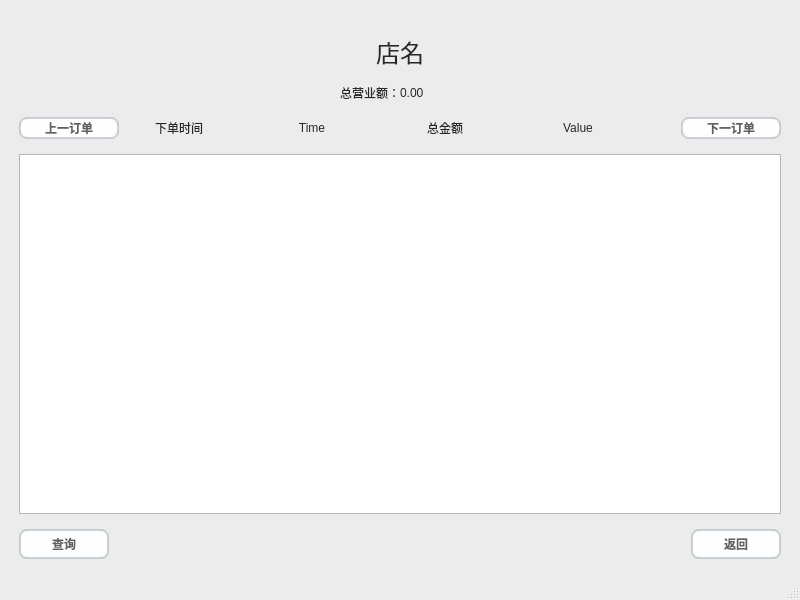
<?xml version="1.0" encoding="UTF-8"?>
<ui version="4.0">
 <class>OrderInfoAdmin</class>
 <widget class="QMainWindow" name="OrderInfoAdmin">
  <property name="geometry">
   <rect>
    <x>0</x>
    <y>0</y>
    <width>800</width>
    <height>600</height>
   </rect>
  </property>
  <property name="windowTitle">
   <string>MainWindow</string>
  </property>
  <property name="styleSheet">
   <string notr="true">/*
 * MacOS Style Sheet for QT Applications
 * Author: Jaime A. Quiroga P.
 * Company: GTRONICK
 * Last updated: 25/12/2020, 23:10.
 * Available at: https://github.com/GTRONICK/QSS/blob/master/MacOS.qss
 */
QMainWindow {
    background-color:#ececec;
}
QPushButton, QToolButton, QCommandLinkButton{
    padding: 0 5px 0 5px;
    border-style: solid;
    border-top-color: qlineargradient(spread:pad, x1:0, y1:0, x2:0, y2:1, stop:0 #c1c9cf, stop:1 #d2d8dd);
    border-right-color: qlineargradient(spread:pad, x1:1, y1:0, x2:0, y2:0, stop:0 #c1c9cf, stop:1 #d2d8dd);
    border-bottom-color: qlineargradient(spread:pad, x1:0, y1:1, x2:0, y2:0, stop:0 #c1c9cf, stop:1 #d2d8dd);
    border-left-color: qlineargradient(spread:pad, x1:0, y1:0, x2:1, y2:0, stop:0 #c1c9cf, stop:1 #d2d8dd);
    border-width: 2px;
    border-radius: 8px;
    color: #616161;
    font-weight: bold;
    background-color: qlineargradient(spread:pad, x1:0.5, y1:0, x2:0.5, y2:1, stop:0 #fbfdfd, stop:0.5 #ffffff, stop:1 #fbfdfd);
}
QPushButton::default, QToolButton::default, QCommandLinkButton::default{
    border: 2px solid transparent;
    color: #FFFFFF;
    background-color: qlineargradient(spread:pad, x1:0.5, y1:0, x2:0.5, y2:1, stop:0 #84afe5, stop:1 #1168e4);
}
QPushButton:hover, QToolButton:hover, QCommandLinkButton:hover{
    color: #3d3d3d;
}
QPushButton:pressed, QToolButton:pressed, QCommandLinkButton:pressed{
    color: #aeaeae;
    background-color: qlineargradient(spread:pad, x1:0.5, y1:0, x2:0.5, y2:1, stop:0 #ffffff, stop:0.5 #fbfdfd, stop:1 #ffffff);
}
QPushButton:disabled, QToolButton:disabled, QCommandLinkButton:disabled{
    color: #616161;
    background-color: qlineargradient(spread:pad, x1:0.5, y1:0, x2:0.5, y2:1, stop:0 #dce7eb, stop:0.5 #e0e8eb, stop:1 #dee7ec);
}
QLineEdit, QTextEdit, QPlainTextEdit, QSpinBox, QDoubleSpinBox, QTimeEdit, QDateEdit, QDateTimeEdit {
    border-width: 2px;
    border-radius: 8px;
    border-style: solid;
    border-top-color: qlineargradient(spread:pad, x1:0.5, y1:1, x2:0.5, y2:0, stop:0 #c1c9cf, stop:1 #d2d8dd);
    border-right-color: qlineargradient(spread:pad, x1:0, y1:0, x2:1, y2:0, stop:0 #c1c9cf, stop:1 #d2d8dd);
    border-bottom-color: qlineargradient(spread:pad, x1:0.5, y1:0, x2:0.5, y2:1, stop:0 #c1c9cf, stop:1 #d2d8dd);
    border-left-color: qlineargradient(spread:pad, x1:1, y1:0, x2:0, y2:0, stop:0 #c1c9cf, stop:1 #d2d8dd);
    background-color: #f4f4f4;
    color: #3d3d3d;
}
QLineEdit:focus, QTextEdit:focus, QPlainTextEdit:focus, QSpinBox:focus, QDoubleSpinBox:focus, QTimeEdit:focus, QDateEdit:focus, QDateTimeEdit:focus {
    border-width: 2px;
    border-radius: 8px;
    border-style: solid;
    border-top-color: qlineargradient(spread:pad, x1:0.5, y1:1, x2:0.5, y2:0, stop:0 #85b7e3, stop:1 #9ec1db);
    border-right-color: qlineargradient(spread:pad, x1:0, y1:0, x2:1, y2:0, stop:0 #85b7e3, stop:1 #9ec1db);
    border-bottom-color: qlineargradient(spread:pad, x1:0.5, y1:0, x2:0.5, y2:1, stop:0 #85b7e3, stop:1 #9ec1db);
    border-left-color: qlineargradient(spread:pad, x1:1, y1:0, x2:0, y2:0, stop:0 #85b7e3, stop:1 #9ec1db);
    background-color: #f4f4f4;
    color: #3d3d3d;
}
QLineEdit:disabled, QTextEdit:disabled, QPlainTextEdit:disabled, QSpinBox:disabled, QDoubleSpinBox:disabled, QTimeEdit:disabled, QDateEdit:disabled, QDateTimeEdit:disabled {
    color: #b9b9b9;
}
QSpinBox::up-button, QDoubleSpinBox::up-button, QTimeEdit::up-button, QDateEdit::up-button, QDateTimeEdit::up-button {
    subcontrol-origin: padding;
    subcontrol-position: top right;
    width: 15px;
    color: #272727;
    border-left-width: 1px;
    border-left-color: darkgray;
    border-left-style: solid;
    border-top-right-radius: 3px;
    padding: 3px;
}
QSpinBox::down-button, QDoubleSpinBox::down-button, QTimeEdit::down-button, QDateEdit::down-button, QDateTimeEdit::down-button {
    subcontrol-origin: padding;
    subcontrol-position: bottom right;
    width: 15px;
    color: #272727;
    border-left-width: 1px;
    border-left-color: darkgray;
    border-left-style: solid;
    border-bottom-right-radius: 3px;
    padding: 3px;
}
QSpinBox::up-button:pressed, QDoubleSpinBox::up-button:pressed, QTimeEdit::up-button:pressed, QDateEdit::up-button:pressed, QDateTimeEdit::up-button:pressed {
    color: #aeaeae;
    background-color: qlineargradient(spread:pad, x1:0.5, y1:0, x2:0.5, y2:1, stop:0 #ffffff, stop:0.5 #fbfdfd, stop:1 #ffffff);
}
QSpinBox::down-button:pressed, QDoubleSpinBox::down-button:pressed, QTimeEdit::down-button:pressed, QDateEdit::down-button:pressed, QDateTimeEdit::down-button:pressed {
    color: #aeaeae;
    background-color: qlineargradient(spread:pad, x1:0.5, y1:0, x2:0.5, y2:1, stop:0 #ffffff, stop:0.5 #fbfdfd, stop:1 #ffffff);
}
QSpinBox::up-button:hover, QDoubleSpinBox::up-button:hover, QTimeEdit::up-button:hover, QDateEdit::up-button:hover, QDateTimeEdit::up-button:hover {
    color: #FFFFFF;
    border-top-right-radius: 5px;
    background-color: qlineargradient(spread:pad, x1:0.5, y1:0, x2:0.5, y2:1, stop:0 #84afe5, stop:1 #1168e4);
    
}
QSpinBox::down-button:hover, QDoubleSpinBox::down-button:hover, QTimeEdit::down-button:hover, QDateEdit::down-button:hover, QDateTimeEdit::down-button:hover {
    color: #FFFFFF;
    border-bottom-right-radius: 5px;
    background-color: qlineargradient(spread:pad, x1:0.5, y1:0, x2:0.5, y2:1, stop:0 #84afe5, stop:1 #1168e4);
}
QSpinBox::up-arrow, QDoubleSpinBox::up-arrow, QTimeEdit::up-arrow, QDateEdit::up-arrow, QDateTimeEdit::up-arrow {
    image: url(/usr/share/icons/Adwaita/16x16/actions/go-up-symbolic.symbolic.png);
}
QSpinBox::down-arrow, QDoubleSpinBox::down-arrow, QTimeEdit::down-arrow, QDateEdit::down-arrow, QDateTimeEdit::down-arrow {
    image: url(/usr/share/icons/Adwaita/16x16/actions/go-down-symbolic.symbolic.png);
}
QProgressBar {
    max-height: 8px;
    text-align: center;
    font: italic bold 11px;
    color: #3d3d3d;
    border: 1px solid transparent;
    border-radius:4px;
    background-color: qlineargradient(spread:pad, x1:0, y1:0, x2:0, y2:1, stop:0 #ddd5d5, stop:0.5 #dad3d3, stop:1 #ddd5d5);
}
QProgressBar::chunk {
    background-color: qlineargradient(spread:pad, x1:0, y1:0, x2:0, y2:1, stop:0 #467dd1, stop:0.5 #3b88fc, stop:1 #467dd1);
    border-radius: 4px;
}
QProgressBar:disabled {
    color: #616161;
}
QProgressBar::chunk:disabled {
    background-color: #aeaeae;
}
QSlider::groove {
    border: 1px solid #bbbbbb;
    background-color: #52595d;
    border-radius: 4px;
}
QSlider::groove:horizontal {
    height: 6px;
}
QSlider::groove:vertical {
    width: 6px;
}
QSlider::handle:horizontal {
    background: #ffffff;
    border-style: solid;
    border-width: 1px;
    border-color: rgb(207,207,207);
    width: 12px;
    margin: -5px 0;
    border-radius: 7px;
}
QSlider::handle:vertical {
    background: #ffffff;
    border-style: solid;
    border-width: 1px;
    border-color: rgb(207,207,207);
    height: 12px;
    margin: 0 -5px;
    border-radius: 7px;
}
QSlider::add-page, QSlider::sub-page {
    border: 1px transparent;
    background-color: #52595d;
    border-radius: 4px;
}
QSlider::add-page:horizontal {
    background: qlineargradient(spread:pad, x1:0, y1:0, x2:0, y2:1, stop:0 #ddd5d5, stop:0.5 #dad3d3, stop:1 #ddd5d5);
}
QSlider::sub-page:horizontal {
    background-color: qlineargradient(spread:pad, x1:0, y1:0, x2:1, y2:0, stop:0 #467dd1, stop:0.5 #3b88fc, stop:1 #467dd1);
}
QSlider::add-page:vertical {
    background-color: qlineargradient(spread:pad, x1:0, y1:0, x2:0, y2:1, stop:0 #467dd1, stop:0.5 #3b88fc, stop:1 #467dd1);
}
QSlider::sub-page:vertical {
    background: qlineargradient(spread:pad, x1:0, y1:0, x2:1, y2:0, stop:0 #ddd5d5, stop:0.5 #dad3d3, stop:1 #ddd5d5);
}
QSlider::add-page:horizontal:disabled, QSlider::sub-page:horizontal:disabled, QSlider::add-page:vertical:disabled, QSlider::sub-page:vertical:disabled {
    background: #b9b9b9;
}
QComboBox, QFontComboBox {
    border-width: 2px;
    border-radius: 8px;
    border-style: solid;
    border-top-color: qlineargradient(spread:pad, x1:0.5, y1:1, x2:0.5, y2:0, stop:0 #c1c9cf, stop:1 #d2d8dd);
    border-right-color: qlineargradient(spread:pad, x1:0, y1:0, x2:1, y2:0, stop:0 #c1c9cf, stop:1 #d2d8dd);
    border-bottom-color: qlineargradient(spread:pad, x1:0.5, y1:0, x2:0.5, y2:1, stop:0 #c1c9cf, stop:1 #d2d8dd);
    border-left-color: qlineargradient(spread:pad, x1:1, y1:0, x2:0, y2:0, stop:0 #c1c9cf, stop:1 #d2d8dd);
    background-color: #f4f4f4;
    color: #272727;
    padding-left: 5px;
}
QComboBox:editable, QComboBox:!editable, QComboBox::drop-down:editable, QComboBox:!editable:on, QComboBox::drop-down:editable:on {
    background: #ffffff;
}
QComboBox::drop-down {
    subcontrol-origin: padding;
    subcontrol-position: top right;
    width: 15px;
    color: #272727;
    border-left-width: 1px;
    border-left-color: darkgray;
    border-left-style: solid;
    border-top-right-radius: 3px;
    border-bottom-right-radius: 3px;
}
QComboBox::down-arrow {
    image: url(/usr/share/icons/Adwaita/16x16/actions/go-down-symbolic.symbolic.png); /*Adawaita icon thene*/
}

QComboBox::down-arrow:on {
    top: 1px;
    left: 1px;
}
QComboBox QAbstractItemView {
    border: 1px solid darkgray;
    border-radius: 8px;
    selection-background-color: #dadada;
    selection-color: #272727;
    color: #272727;
    background: white;
}
QLabel, QCheckBox, QRadioButton {
    color: #272727;
}
QCheckBox {
    padding: 2px;
}
QCheckBox:disabled, QRadioButton:disabled {
    color: #808086;
    padding: 2px;
}

QCheckBox:hover {
    border-radius:4px;
    border-style:solid;
    padding-left: 1px;
    padding-right: 1px;
    padding-bottom: 1px;
    padding-top: 1px;
    border-width:1px;
    border-color: transparent;
}
QCheckBox::indicator:checked {
    image: url(/usr/share/icons/Adwaita/16x16/actions/object-select-symbolic.symbolic.png);
    height: 15px;
    width: 15px;
    border-style:solid;
    border-width: 1px;
    border-color: #48a5fd;
    color: #ffffff;
    border-radius: 3px;
    background-color: qlineargradient(spread:pad, x1:0, y1:0, x2:0, y2:1, stop:0 #48a5fd, stop:0.5 #329cfb, stop:1 #48a5fd);
}
QCheckBox::indicator:unchecked {
    
    height: 15px;
    width: 15px;
    border-style:solid;
    border-width: 1px;
    border-color: #48a5fd;
    border-radius: 3px;
    background-color: #fbfdfa;
}
QLCDNumber {
    color: #616161;;
}
QMenuBar {
    background-color: #ececec;
}
QMenuBar::item {
    color: #616161;
    spacing: 3px;
    padding: 1px 4px;
    background-color: #ececec;
}

QMenuBar::item:selected {
    background-color: #dadada;
    color: #3d3d3d;
}
QMenu {
    background-color: #ececec;
}
QMenu::item:selected {
    background-color: #dadada;
    color: #3d3d3d;
}
QMenu::item {
    color: #616161;;
    background-color: #e0e0e0;
}
QTabWidget {
    color:rgb(0,0,0);
    background-color:#000000;
}
QTabWidget::pane {
    border-color: #050a0e;
    background-color: #e0e0e0;
    border-width: 1px;
    border-radius: 4px;
    position: absolute;
    top: -0.5em;
    padding-top: 0.5em;
}

QTabWidget::tab-bar {
    alignment: center;
}

QTabBar::tab {
    border-bottom: 1px solid #c0c0c0;
    padding: 3px;
    color: #272727;
    background-color: #fefefc;
    margin-left:0px;
}
QTabBar::tab:!last {
    border-right: 1px solid;
    border-right-color: #c0c0c0;
    border-bottom-color: #c0c0c0;
}
QTabBar::tab:first {
    border-top-left-radius: 4px;
    border-bottom-left-radius: 4px;
}
QTabBar::tab:last {
    border-top-right-radius: 4px;
    border-bottom-right-radius: 4px;
}
QTabBar::tab:selected, QTabBar::tab:last:selected, QTabBar::tab:hover {
    color: #FFFFFF;
    background-color: qlineargradient(spread:pad, x1:0.5, y1:0, x2:0.5, y2:1, stop:0 #84afe5, stop:1 #1168e4);
}
QRadioButton::indicator {
    height: 14px;
    width: 14px;
    border-style:solid;
    border-radius:7px;
    border-width: 1px;
}
QRadioButton::indicator:checked {
    border-color: #48a5fd;
    background-color: qradialgradient(cx:0.5, cy:0.5, radius:0.4,fx:0.5, fy:0.5, stop:0 #ffffff, stop:0.5 #ffffff, stop:0.6 #48a5fd, stop:1 #48a5fd);
}
QRadioButton::indicator:!checked {
    border-color: #a9b7c6;
    background-color: #fbfdfa;
}
QStatusBar {
    color:#027f7f;
}

QDial {
    background: #16a085;
}

QToolBox {
    color: #a9b7c6;
    background-color: #222b2e;
}
QToolBox::tab {
    color: #a9b7c6;
    background-color:#222b2e;
}
QToolBox::tab:selected {
    color: #FFFFFF;
    background-color:#222b2e;
}
QScrollArea {
    color: #FFFFFF;
    background-color:#222b2e;
}

QScrollBar:horizontal {
	max-height: 10px;
	border: 1px transparent grey;
	margin: 0px 20px 0px 20px;
	background: transparent;
}
QScrollBar:vertical {
	max-width: 10px;
	border: 1px transparent grey;
	margin: 20px 0px 20px 0px;
	background: transparent;
}
QScrollBar::handle:vertical, QScrollBar::handle:horizontal {
	background: #52595d;
	border-style: transparent;
	border-radius: 4px;
	min-height: 25px;
}
QScrollBar::handle:horizontal:hover, QScrollBar::handle:vertical:hover {
	background: qlineargradient(spread:pad, x1:0, y1:0, x2:1, y2:0, stop:0 #467dd1, stop:0.5 #3b88fc, stop:1 #467dd1);
}
QScrollBar::add-line, QScrollBar::sub-line {
    border: 2px transparent grey;
    border-radius: 4px;
    subcontrol-origin: margin;
    background: #b9b9b9;
}
QScrollBar::add-line:horizontal {
    width: 20px;
    subcontrol-position: right;
}
QScrollBar::add-line:vertical {
    height: 20px;
    subcontrol-position: bottom;
}
QScrollBar::sub-line:horizontal {
    width: 20px;
    subcontrol-position: left;
}
QScrollBar::sub-line:vertical {
    height: 20px;
    subcontrol-position: top;
}
QScrollBar::add-line:vertical:pressed, QScrollBar::add-line:horizontal:pressed, QScrollBar::sub-line:horizontal:pressed, QScrollBar::sub-line:vertical:pressed {
    background: qlineargradient(spread:pad, x1:0, y1:0, x2:1, y2:0, stop:0 #467dd1, stop:0.5 #3b88fc, stop:1 #467dd1);
}
QScrollBar::add-page:horizontal, QScrollBar::sub-page:horizontal, QScrollBar::add-page:vertical, QScrollBar::sub-page:vertical {
    background: none;
}
QScrollBar::up-arrow:vertical {
    image: url(/usr/share/icons/Adwaita/16x16/actions/go-up-symbolic.symbolic.png);
}
QScrollBar::down-arrow:vertical {
    image: url(/usr/share/icons/Adwaita/16x16/actions/go-down-symbolic.symbolic.png);
}
QScrollBar::left-arrow:horizontal {
    image: url(/usr/share/icons/Adwaita/16x16/actions/go-previous-symbolic.symbolic.png);
}
QScrollBar::right-arrow:horizontal {
    image: url(/usr/share/icons/Adwaita/16x16/actions/go-next-symbolic.symbolic.png);
}
</string>
  </property>
  <widget class="QWidget" name="centralwidget">
   <layout class="QVBoxLayout" name="verticalLayout">
    <item>
     <layout class="QGridLayout" name="gridLayout_2">
      <property name="leftMargin">
       <number>10</number>
      </property>
      <property name="topMargin">
       <number>10</number>
      </property>
      <property name="rightMargin">
       <number>10</number>
      </property>
      <property name="bottomMargin">
       <number>10</number>
      </property>
      <property name="horizontalSpacing">
       <number>10</number>
      </property>
      <property name="verticalSpacing">
       <number>15</number>
      </property>
      <item row="0" column="0" colspan="3">
       <layout class="QGridLayout" name="gridLayout">
        <property name="topMargin">
         <number>15</number>
        </property>
        <property name="verticalSpacing">
         <number>15</number>
        </property>
        <item row="0" column="0">
         <widget class="QLabel" name="label_2">
          <property name="text">
           <string>&lt;html&gt;&lt;head/&gt;&lt;body&gt;&lt;p align=&quot;center&quot;&gt;&lt;span style=&quot; font-size:18pt;&quot;&gt;店名&lt;/span&gt;&lt;/p&gt;&lt;/body&gt;&lt;/html&gt;</string>
          </property>
         </widget>
        </item>
        <item row="1" column="0">
         <layout class="QHBoxLayout" name="horizontalLayout_4">
          <item>
           <widget class="QLabel" name="label_3">
            <property name="layoutDirection">
             <enum>Qt::RightToLeft</enum>
            </property>
            <property name="text">
             <string>&lt;html&gt;&lt;head/&gt;&lt;body&gt;&lt;p align=&quot;right&quot;&gt;总营业额：&lt;/p&gt;&lt;/body&gt;&lt;/html&gt;</string>
            </property>
           </widget>
          </item>
          <item>
           <widget class="QLabel" name="label_5">
            <property name="text">
             <string>&lt;html&gt;&lt;head/&gt;&lt;body&gt;&lt;p&gt;0.00&lt;/p&gt;&lt;/body&gt;&lt;/html&gt;</string>
            </property>
           </widget>
          </item>
         </layout>
        </item>
        <item row="2" column="0">
         <layout class="QHBoxLayout" name="horizontalLayout_3">
          <property name="spacing">
           <number>30</number>
          </property>
          <item>
           <widget class="QPushButton" name="pushButton_2">
            <property name="maximumSize">
             <size>
              <width>100</width>
              <height>16777215</height>
             </size>
            </property>
            <property name="text">
             <string>上一订单</string>
            </property>
           </widget>
          </item>
          <item>
           <layout class="QHBoxLayout" name="horizontalLayout_2">
            <item>
             <widget class="QLabel" name="label">
              <property name="maximumSize">
               <size>
                <width>60</width>
                <height>16777215</height>
               </size>
              </property>
              <property name="text">
               <string>&lt;html&gt;&lt;head/&gt;&lt;body&gt;&lt;p align=&quot;center&quot;&gt;下单时间&lt;/p&gt;&lt;/body&gt;&lt;/html&gt;</string>
              </property>
             </widget>
            </item>
            <item>
             <widget class="QLabel" name="OrderTime">
              <property name="text">
               <string>&lt;html&gt;&lt;head/&gt;&lt;body&gt;&lt;p align=&quot;center&quot;&gt;Time&lt;/p&gt;&lt;/body&gt;&lt;/html&gt;</string>
              </property>
             </widget>
            </item>
           </layout>
          </item>
          <item>
           <layout class="QHBoxLayout" name="horizontalLayout">
            <item>
             <widget class="QLabel" name="label_4">
              <property name="maximumSize">
               <size>
                <width>60</width>
                <height>16777215</height>
               </size>
              </property>
              <property name="text">
               <string>&lt;html&gt;&lt;head/&gt;&lt;body&gt;&lt;p align=&quot;center&quot;&gt;总金额&lt;/p&gt;&lt;/body&gt;&lt;/html&gt;</string>
              </property>
             </widget>
            </item>
            <item>
             <widget class="QLabel" name="TotalValue">
              <property name="text">
               <string>&lt;html&gt;&lt;head/&gt;&lt;body&gt;&lt;p align=&quot;center&quot;&gt;Value&lt;/p&gt;&lt;/body&gt;&lt;/html&gt;</string>
              </property>
             </widget>
            </item>
           </layout>
          </item>
          <item>
           <widget class="QPushButton" name="pushButton">
            <property name="maximumSize">
             <size>
              <width>100</width>
              <height>16777215</height>
             </size>
            </property>
            <property name="text">
             <string>下一订单</string>
            </property>
           </widget>
          </item>
         </layout>
        </item>
       </layout>
      </item>
      <item row="1" column="0" colspan="3">
       <widget class="QTableView" name="OrderTable">
        <property name="minimumSize">
         <size>
          <width>0</width>
          <height>0</height>
         </size>
        </property>
        <property name="maximumSize">
         <size>
          <width>1000000</width>
          <height>1000000</height>
         </size>
        </property>
       </widget>
      </item>
      <item row="2" column="0">
       <widget class="QPushButton" name="FindOrder">
        <property name="minimumSize">
         <size>
          <width>90</width>
          <height>30</height>
         </size>
        </property>
        <property name="text">
         <string>查询</string>
        </property>
       </widget>
      </item>
      <item row="2" column="1">
       <spacer name="horizontalSpacer">
        <property name="orientation">
         <enum>Qt::Horizontal</enum>
        </property>
        <property name="sizeHint" stdset="0">
         <size>
          <width>338</width>
          <height>20</height>
         </size>
        </property>
       </spacer>
      </item>
      <item row="2" column="2">
       <widget class="QPushButton" name="BackButton">
        <property name="minimumSize">
         <size>
          <width>90</width>
          <height>30</height>
         </size>
        </property>
        <property name="maximumSize">
         <size>
          <width>90</width>
          <height>30</height>
         </size>
        </property>
        <property name="toolTip">
         <string>&lt;html&gt;&lt;head/&gt;&lt;body&gt;&lt;p&gt;返回&lt;/p&gt;&lt;p&gt;&lt;br/&gt;&lt;/p&gt;&lt;/body&gt;&lt;/html&gt;</string>
        </property>
        <property name="layoutDirection">
         <enum>Qt::LeftToRight</enum>
        </property>
        <property name="text">
         <string>返回</string>
        </property>
       </widget>
      </item>
     </layout>
    </item>
   </layout>
  </widget>
  <widget class="QMenuBar" name="menubar">
   <property name="geometry">
    <rect>
     <x>0</x>
     <y>0</y>
     <width>800</width>
     <height>19</height>
    </rect>
   </property>
  </widget>
  <widget class="QStatusBar" name="statusbar"/>
 </widget>
 <resources/>
 <connections/>
</ui>
